Frame 1 (no input): blank canvas, image omitted
Frame 60 (the mouse pressed at the canvas centre just before this capture): blank canvas, image omitted
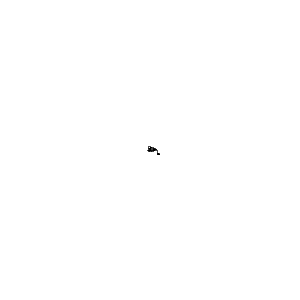
Frame 120 (the mouse held since frame 60 and released just before this capture)

The Processing sketch whose frames 1 and 60 were blank and that drew this single picture after the mouse press (run headless with seeded random() and noise(); from frame 60 on, the mouse is pressed at the canvas centre):

// Processing sketch: randomWalker_08
// ── randomWalker_08.pde
float dado;
float posX = 0;
float posY = 0;
float step = 1;

void setup()
{
  size(300, 300);
  background(255);
  
  //stroke(0, 128);
}

void draw()
{
  translate(width/2, height/2);
  point(posX, posY);
  
  dado = random(0, 1);

  if (dado < 0.25)
  {
    posX = posX + step;
  } else if (dado > 0.25 && dado < 0.5)
  {
    posX = posX - step;
  } else if (dado > 0.5 && dado < 0.75)
  {
    posY = posY + step;
  } else if (dado > 0.75)
  {
    posY = posY - step;
  }
  
  posX = constrain(posX, -width/6, width/6);
  posY = constrain(posY, -height/6, height/6);
}
